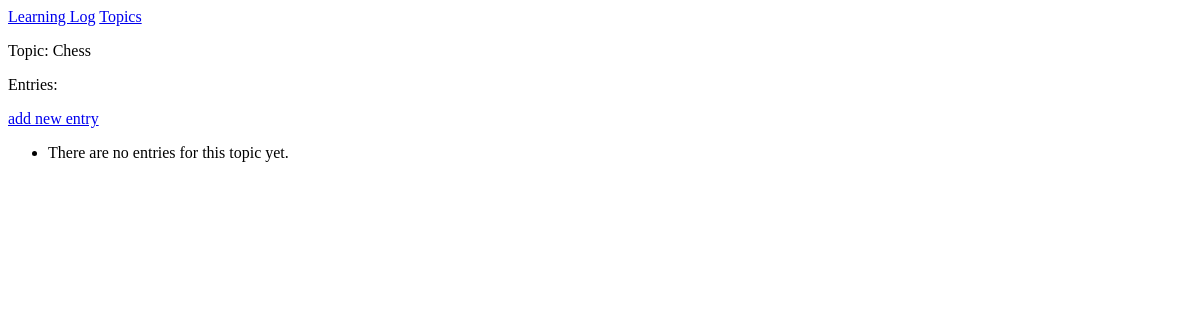
/topic/1, run on an earlier commit of the app's database.
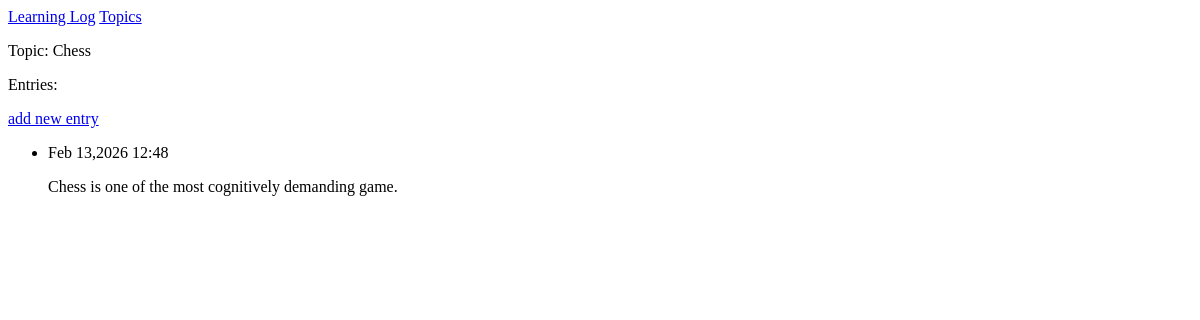
And on a later commit of the database.
### learning_log/models.py (models this page shows, shortened)
class Topic(models.Model):
    text = models.CharField(max_length=200)
    date_added = models.DateTimeField(auto_now_add=True)
    def __str__(self):
        return self.text

class Entry(models.Model):
    topic = models.ForeignKey(Topic, on_delete = models.CASCADE)
    text = models.TextField()
    date_added = models.DateTimeField(auto_now_add=True)
    class Meta:
        verbose_name_plural = 'entries'

### learning_log/views.py (the view)
# urls.py: path('topic/<int:topic_id>', views.topic, name='topic'),
def topic(request, topic_id):
    topic = Topic.objects.get(id = topic_id)
    entries = topic.entry_set.order_by('-date_added')
    context = {'topic' : topic, 'entries' : entries}
    return render(request, 'learning_log/topic.html', context)

### learning_log/templates/learning_log/topic.html
{% extends 'learning_log/base.html' %}
{% block content %}
    <p>Topic: {{ topic }}</p>
    <p>Entries:</p>
    <p>
        <a href="{% url 'learning_log:new_entry' topic.id %}">add new entry</a>
    </p>
    <ul>
        {% for entry in entries %}
            <li>
                <p>{{ entry.date_added|date:'M d,Y H:i'}}</p>
                <p>{{ entry.text|linebreaks }}</p>
            </li>
        {% empty %}
            <li>
                There are no entries for this topic yet.
            </li>
        {% endfor %}
    </ul>
{% endblock content %}

### learning_log/templates/learning_log/base.html
<p>
    <a href="{% url 'learning_log:home' %}">Learning Log</a>
    <a href="{% url 'learning_log:topics' %}">Topics</a>
</p>
{% block content %}{% endblock content %}

What changed in the data, as far as the page shows it:
added Entry: date_added "Feb 13,2026 12:48", text "Chess is one of the most cognitively demanding game."
Also different on the page:
text no longer shown: "There are no entries for this topic yet."
